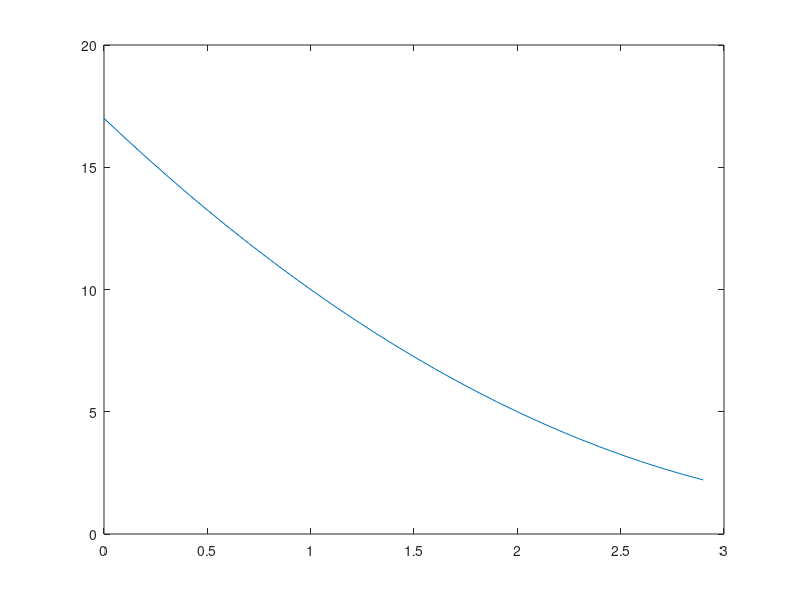

Reproduce this figure in MATLAB.
addpath(pwd)
function  resultado = parabola(n,sumaX,sumaY,sumaX2,sumaX3,sumaX4,sumaXY,sumaX2Y)    
    matrizCoef=[sumaX4 sumaX3 sumaX2; sumaX3 sumaX2 sumaX ; sumaX2 sumaX n];
    matrizInv= inv(matrizCoef);
    terminosInd = [sumaX2Y;sumaXY;sumaY];
    AB = matrizInv*(terminosInd);
    a = AB(1);
    b = AB(2);
    c = AB(3);
    resultado = [a,b,c];
endfunction


function graficarParabola(x1, x2, a, b,c)
  x = x1:0.1:x2;
  y = a*(x.^2) + b*x + c;
  plot(x,y);  
endfunction


res = parabola(4,10,18,30,100,354,30,64);
printf("Y = %dX^2+ %dX + %d\n", res(1),res(2), res(3));
graficarParabola(0, 2.9, res(1), res(2),res(3));